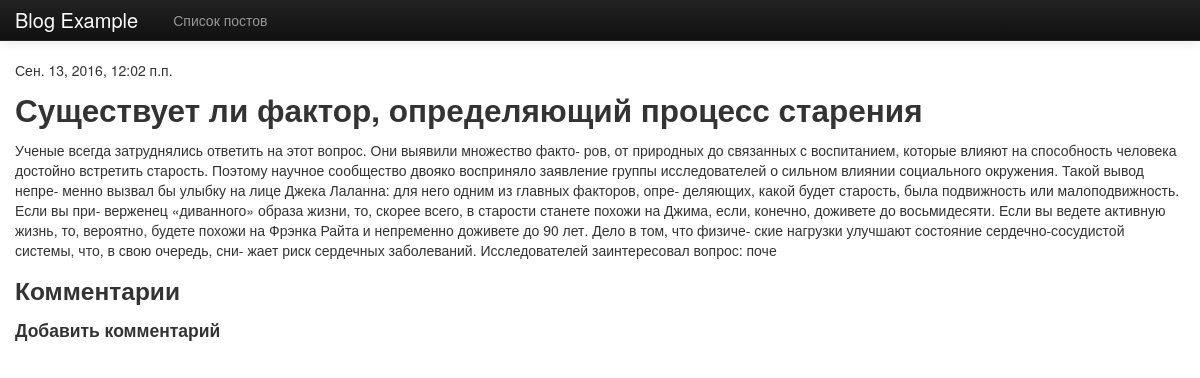
Page /blog/1/ on the committed database.
### blog/models.py (models this page shows, shortened)
class Post(models.Model):
    title = models.CharField(max_length=255) # заголовок поста
    datetime = models.DateTimeField(u'Дата публикации') # дата публикации
    content = models.TextField(max_length=10000) # текст поста

### blog/views.py (the view)
# urls.py: url(r'^(?P<pk>\d+)/$', PostDetailView.as_view()), # а по URL http://имя_сайта/blog/число/
class PostDetailView(DetailView): # детализированное представление модели
    model = Post

### blog/templates/blog/post_detail.html (shortened to what this page needs)
{% extends 'blog/base.html' %}
{% block content %}
    <p>{{ post.datetime }}</p>
    <h2>{{ post.title }}</h2>
    <p>{{ post.content }}</p>
    <div>
        <div><h3>Комментарии</h3>
        {% load comments %}
        </div>
        <div>
        <h4>Добавить комментарий</h4>
        {% render_comment_form for post %}</div>
    </div>
{% endblock %}

### blog/templates/blog/base.html (style rules this page uses)
body { padding-top: 60px; }

### rows in the picture
Post: datetime "Сен. 13, 2016, 12:02 п.п.", title "Существует ли фактор, определяющий процесс старения", content "Ученые всегда затруднялись ответить на этот вопрос. Они выявили множество факто- ров, от природных до связанных с воспитанием, которые влияют на способность человека достойно встретить старость. Поэтому научное сообщество двояко восприняло заявление группы исследователей о сильном влиянии социального окружения. Такой вывод непре- менно вызвал бы улыбку на лице Джека Лаланна: для него одним из главных факторов, опре- деляющих, какой будет старость, была подвижность или малоподвижность. Если вы при- верженец «диванного» образа жизни, то, скорее всего, в старости станете похожи на Джима, если, конечно, доживете до восьмидесяти. Если вы ведете активную жизнь, то, вероятно, будете похожи на…"
